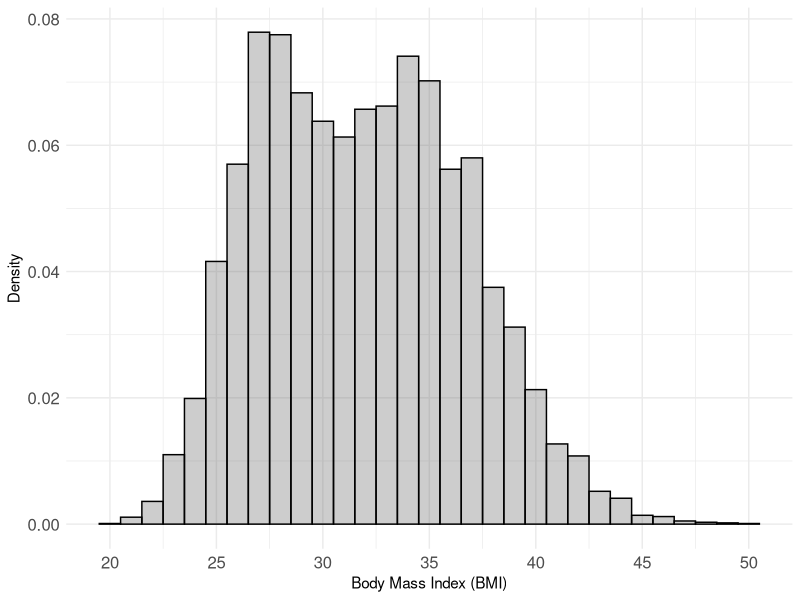
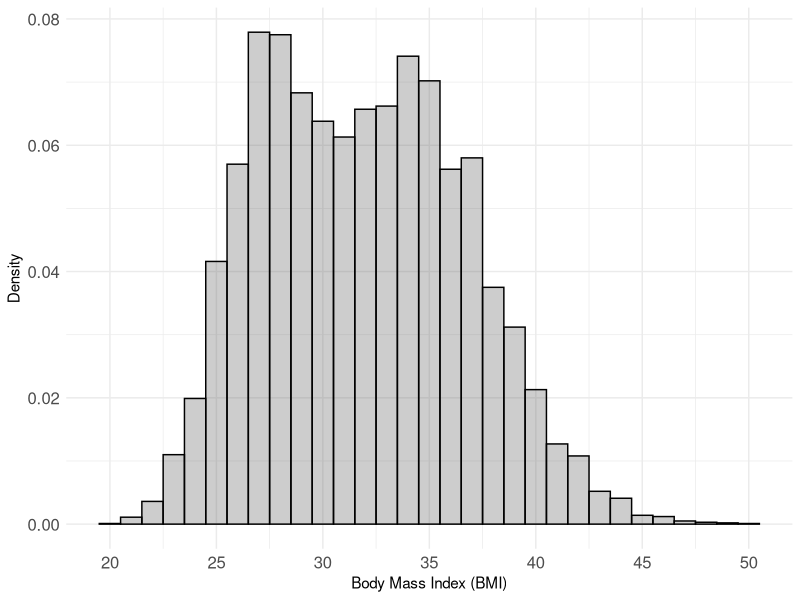
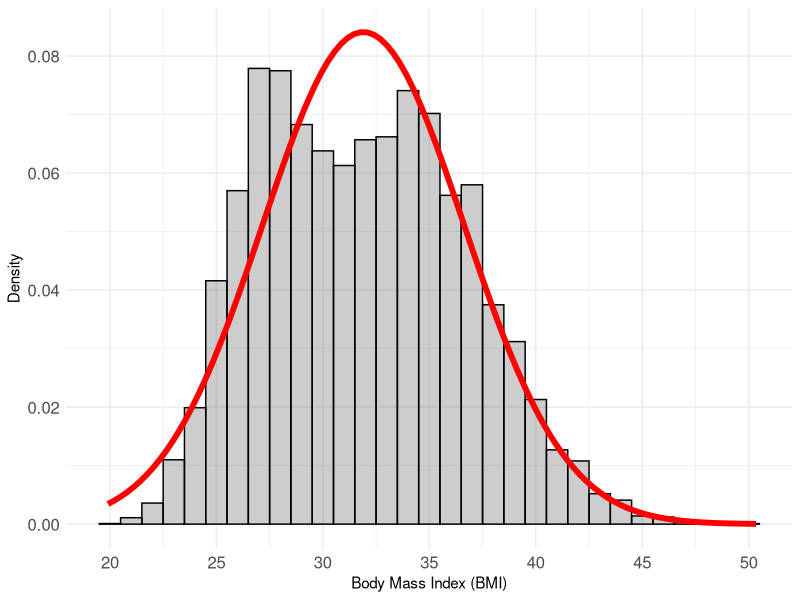
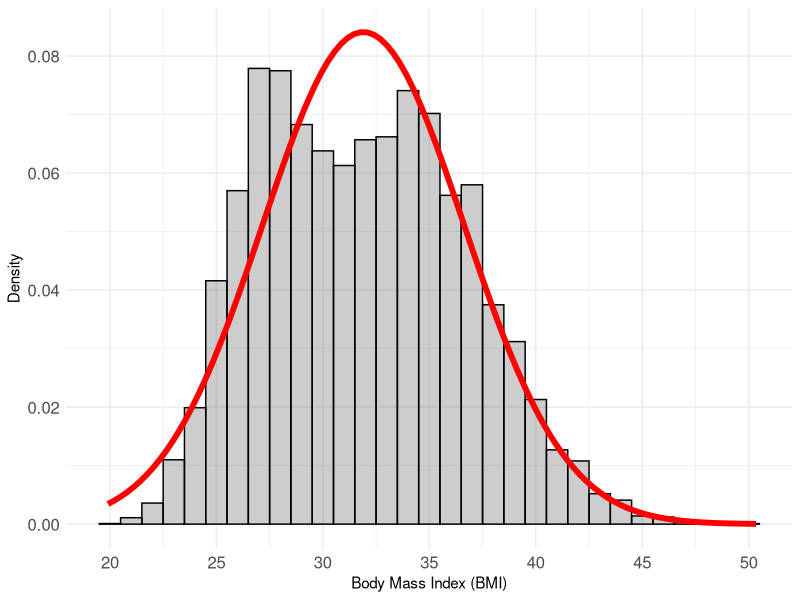
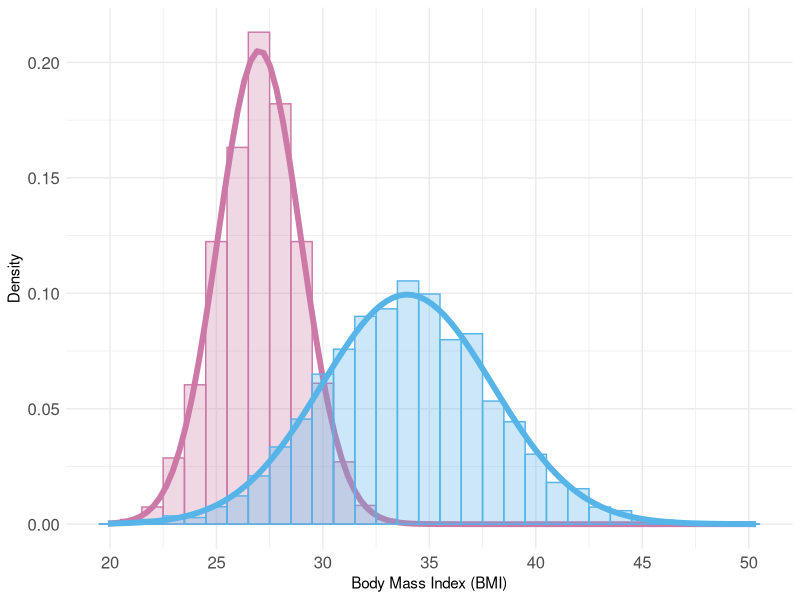
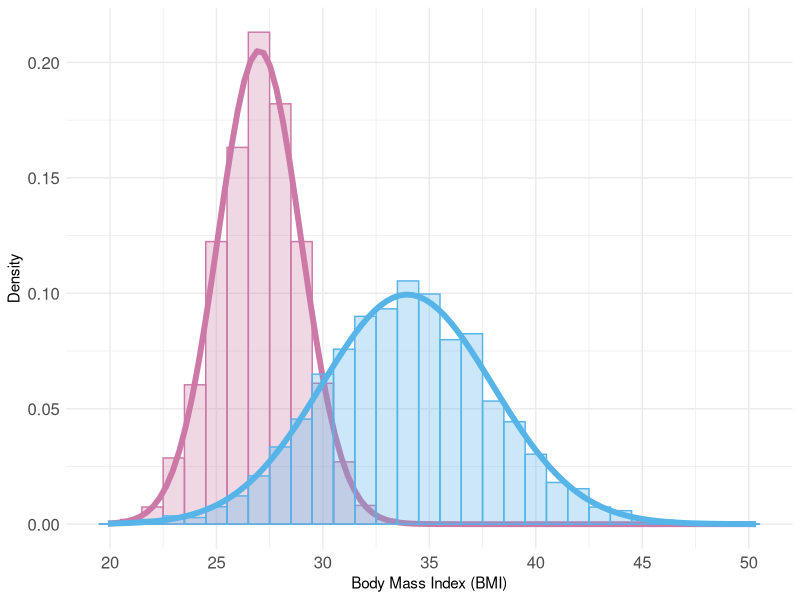

Here is the R script that generated these plots, in order:
#1_motviation_example.R
library(tidyverse)

m1 = 27
s1 = 2
m2 = 34
s2 = 4

n = 10000
eta = 0.3

z = sample(1:2,size=n,prob=c(eta,1-eta),replace=T)

y.mix = (z==1)*rnorm(n,m1,s1) + (z==2)*rnorm(n,m2,s2)

dat = tibble(z=factor(z),y=y.mix)


#overall distribution, no classification
ggplot(dat, aes(y)) + 
  geom_histogram(aes(y = stat(density)),binwidth=1,alpha = 0.3,colour='black') + theme_minimal()+
  scale_x_continuous('Body Mass Index (BMI)',breaks=seq(15,50,5))+
  scale_y_continuous('Density')+theme(axis.text = element_text(size=12))

ggsave("figures/motivation.null.png", width = 20, height = 20, units = "cm")
invisible(dev.off())

ggplot(dat, aes(y)) + 
  geom_histogram(aes(y = stat(density)),binwidth=1,alpha = 0.3,colour='black') + 
  stat_function(
    fun = dnorm, 
    args = list(mean = mean(dat$y), sd = sd(dat$y)), 
    lwd = 2, 
    col = 'red'
  )+
  theme_minimal()+
  scale_x_continuous('Body Mass Index (BMI)',breaks=seq(15,50,5))+
  scale_y_continuous('Density')+theme(axis.text = element_text(size=12))

ggsave("figures/motivation.null.singledist.png", width = 20, height = 20, units = "cm")
invisible(dev.off())


#known classification
ggplot(dat, aes(y)) + 
  geom_histogram(data = filter(dat,z=='1'), aes(y = stat(density)),fill = "#CC79A7", alpha = 0.3,binwidth=1,colour="#CC79A7") +
  stat_function(
    fun = dnorm, 
    args = list(mean = mean(filter(dat,z=='1')$y), sd = sd(filter(dat,z=='1')$y)), 
    lwd = 2, 
    col = "#CC79A7"
  )+ 
  geom_histogram(data = filter(dat,z=='2'), aes(y = stat(density)),fill = "#56B4E9", alpha = 0.3,binwidth=1,colour="#56B4E9") +
  stat_function(
    fun = dnorm, 
    args = list(mean = mean(filter(dat,z=='2')$y), sd = sd(filter(dat,z=='2')$y)), 
    lwd = 2, 
    col = "#56B4E9"
  )+   
  theme_minimal()+
  scale_x_continuous('Body Mass Index (BMI)',breaks=seq(15,50,5))+
  scale_y_continuous('Density')+theme(axis.text = element_text(size=12))
ggsave("figures/motivation.z.png", width = 20, height = 20, units = "cm")
invisible(dev.off())
